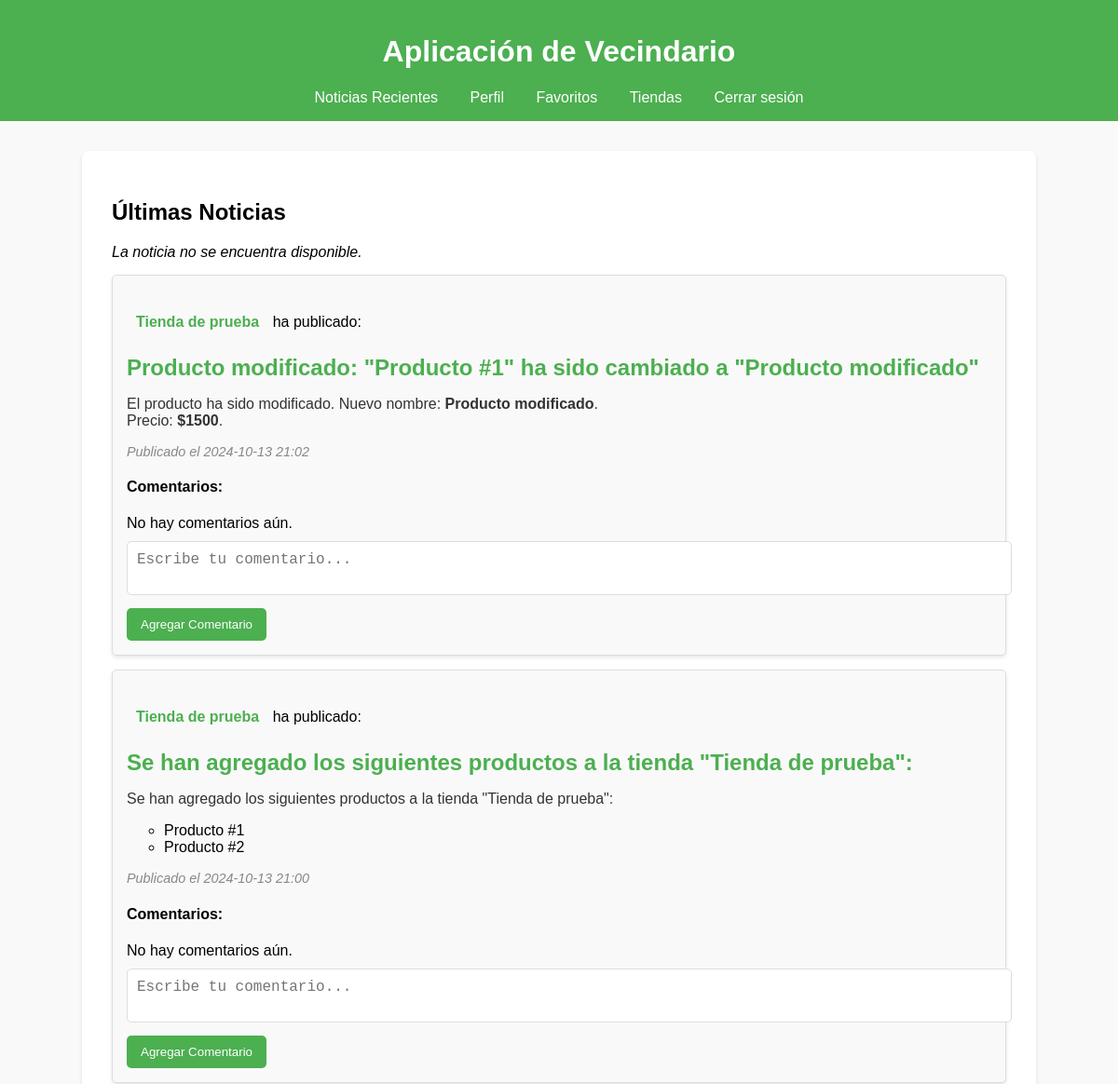
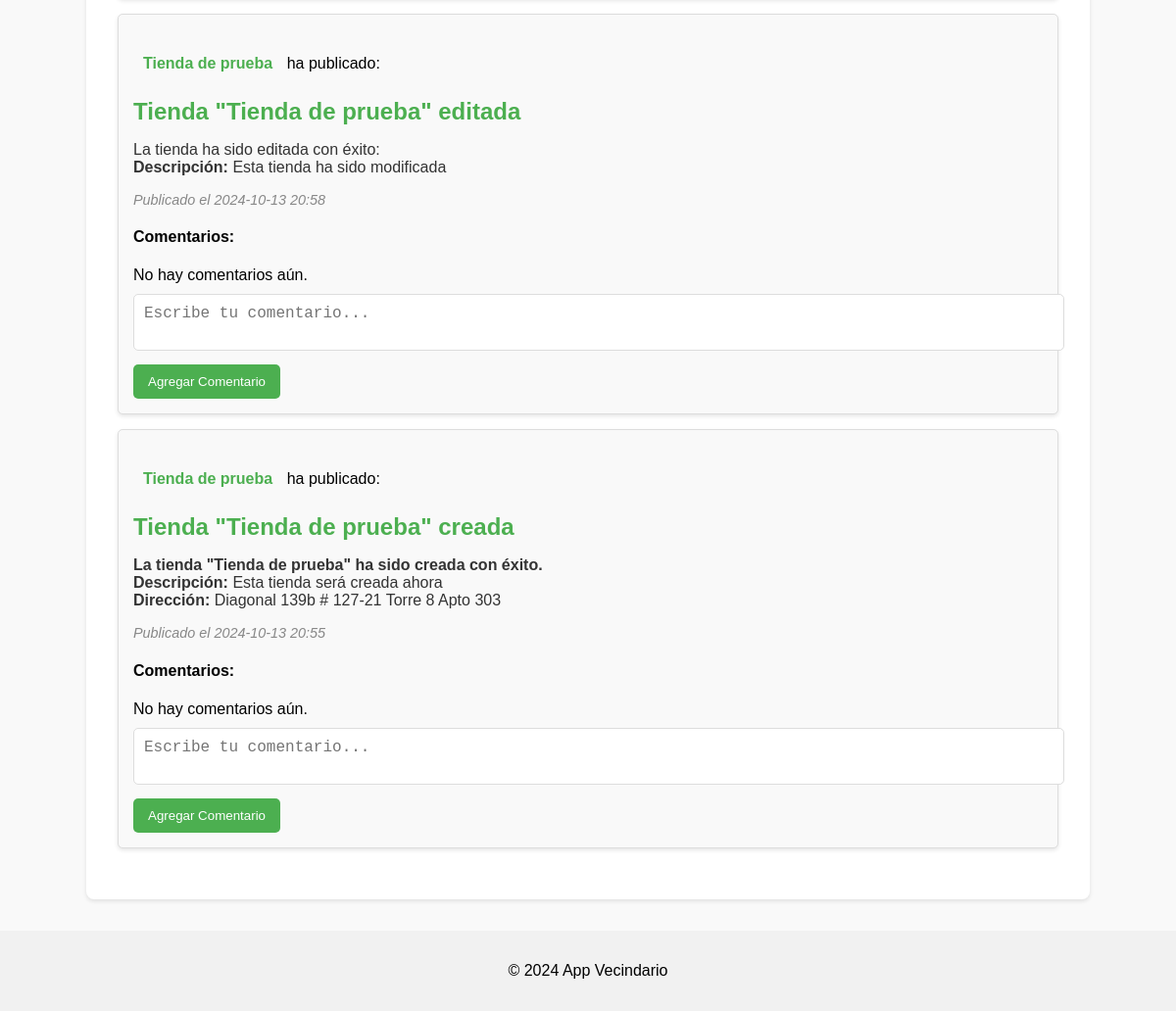
The app's page / (signed in) with its own data (2 pictures, top to bottom).
### models.py (models this page shows, shortened)
class News(db.Model):
    __tablename__ = 'news'
    id = db.Column(db.Integer, primary_key=True)
    title = db.Column(db.String(120), nullable=False)
    content = db.Column(db.Text, nullable=False)
    published_date = db.Column(db.DateTime, default=datetime.utcnow)
    user_id = db.Column(db.Integer, db.ForeignKey('user.id'), nullable=True)
    store_id = db.Column(db.Integer, db.ForeignKey('store.id'), nullable=True)
    is_active = db.Column(db.Boolean, default=True)  # Nuevo: para inhabilitar la noticia
    news_article = db.relationship('Comment', backref='news_article', lazy=True)

class Store(db.Model):
    __tablename__ = 'store'
    id = db.Column(db.Integer, primary_key=True)
    name = db.Column(db.String(120), nullable=False)
    description = db.Column(db.Text, nullable=True)
    address = db.Column(db.String(255), nullable=True)
    rating = db.Column(db.Float, nullable=False, default=0)
    owner_id = db.Column(db.Integer, db.ForeignKey('user.id'), nullable=False)
    suspended_until = db.Column(db.DateTime, nullable=True)  # Nuevo: para suspender la tienda
    store_products = db.relationship('Product', backref='store_relation', lazy=True)
    comments = db.relationship('Comment', backref='store', lazy=True)
    news = db.relationship('News', backref='store', lazy=True)

### app.py (the view)
@app.route('/')
def index():
    recent_news = News.query.order_by(News.published_date.desc()).limit(5).all()
    comments = {news.id: news.comments for news in recent_news}
    user = None
    if 'user_id' in session:
        user = User.query.get(session['user_id'])
    return render_template('index.html', recent_news=recent_news, comments=comments, user=user)

### app.py (called while the page is built)
@app.context_processor
def inject_user():
    user = None
    if 'user_id' in session:
        user = User.query.get(session['user_id'])
    return dict(user=user)

def check_user_suspended(user):
    if user.suspended_until and user.suspended_until > datetime.utcnow():
        return True
    return False

@app.before_request
def before_request():
    if 'user_id' in session:
        user = User.query.get(session['user_id'])
        if check_user_suspended(user):
            flash('Tu cuenta ha sido suspendida temporalmente.', 'error')
            return redirect('/login')

### templates/index.html (shortened to what this page needs)
{% extends "base.html" %}
{% block content %}
<div class="news-container">
    <h2>Últimas Noticias</h2>
    <ul class="news-list">
        {% for news in recent_news %}
        {% if news.is_active %}
        <li class="news-item">
            <div class="news-header">
                <p class="news-store">
                    <strong><a href="/store/{{ news.store_id }}" class="store-link">{{ news.store.name }}</a></strong>
                    ha publicado:
                </p>
                <h3 class="news-title">{{ news.title }}</h3>
            </div>
            {% if news.is_active %}
            <p class="news-content">{{ news.content | safe }}</p>
            <p class="news-date"><em>Publicado el {{ news.published_date.strftime('%Y-%m-%d %H:%M') }}</em></p>
            {% else %}
            <p><strong>La noticia ya no se encuentra disponible.</strong></p>
            {% endif %}
            <h4>Comentarios:</h4>
            <ul class="comment-list">
                {% for comment in comments[news.id] %}
                <li class="comment-item">
                    {% if comment.is_active %}
                    <a href="/profile/{{ comment.user.id }}" class="user-link">{{ comment.user.username }}</a>: {{
                    comment.content }}
                    {% if user.is_admin %}
                    <form action="/admin/disable_comment/{{ comment.id }}" method="POST" style="display:inline;">
                        <button type="submit" class="ban-button"
                            onclick="return confirm('¿Estás seguro de que deseas inhabilitar este comentario?');">
                            <i class="fas fa-ban"></i>
                        </button>
                    </form>
                    {% endif %}
                    {% else %}
                    <p><strong>Comentario inhabilitado.</strong></p>
                    {% endif %}
                </li>
                {% else %}
                <li>No hay comentarios aún.</li>
                {% endfor %}
            </ul>
            {% if 'user_id' in session %}
            <form action="/comment/{{ news.id }}" method="POST">
                <textarea name="comment" class="input-comment" placeholder="Escribe tu comentario..."
                    required></textarea>
                <button type="submit" class="comment-button">Agregar Comentario</button>
            </form>
            {% endif %}
        </li>
        {% else %}
        <li><em>La noticia no se encuentra disponible.</em></li>
        {% endif %}
        {% else %}
        <li>No hay noticias aún.</li>
        {% endfor %}
    </ul>
</div>
{% endblock %}

### static/styles.css (style rules this page uses)
body { font-family: 'Arial', sans-serif; background-color: #f9f9f9; margin: 0; padding: 0; }
button { padding: 10px 15px; background-color: #4CAF50; color: white; border: none; border-radius: 5px; cursor: pointer; }
.news-container { margin: 20px 0; }
.news-item { background-color: #ffffff; border: 1px solid #ddd; border-radius: 5px; padding: 15px; margin: 15px 0; box-shadow: 0 1px 3px rgba(0, 0, 0, 0.1); }
.news-title { font-size: 1.5em; color: #4CAF50; margin: 0 0 10px; }
.news-content { font-size: 1em; color: #333; }
.news-date { font-size: 0.9em; color: #888; }
.comment-button { padding: 10px 15px; background-color: #4CAF50; color: white; border: none; border-radius: 5px; cursor: pointer; }
.store-link { display: inline-block; padding: 10px; color: #4CAF50; text-decoration: none; transition: color 0.3s; }
.news-item { background-color: #ffffff; border: 1px solid #ddd; border-radius: 5px; padding: 15px; margin: 10px 0; box-shadow: 0 1px 3px rgba(0, 0, 0, 0.1); }
.news-content strong { color: #333; font-weight: bold; }
textarea { width: 100%; padding: 10px; margin-bottom: 10px; border: 1px solid #ddd; border-radius: 5px; font-size: 16px; }
.news-item { background-color: #f9f9f9; border: 1px solid #ddd; border-radius: 5px; padding: 15px; margin: 15px 0; box-shadow: 0 2px 4px rgba(0, 0, 0, 0.1); transition: transform 0.2s; }
.news-list { list-style-type: none; padding: 0; margin: 0; }
.comment-list { list-style-type: none; padding: 0; margin-top: 10px; }
.input-comment { width: 100%; padding: 10px; border: 1px solid #ddd; border-radius: 5px; margin-top: 10px; resize: none; }
.news-item, .comment-item { position: relative; }
.news-header, .comment-header { position: relative; }

### records on screen
News: is_active "La noticia no se encuentra disponible."
News: store.name "Tienda de prueba", title "Producto modificado: \"Producto #1\" ha sido cambiado a \"Producto modificado\"", content "El producto ha sido modificado. Nuevo nombre: Producto modificado . Precio: $1500 .", published_date "2024-10-13 21:02"
News: store.name "Tienda de prueba", title "Se han agregado los siguientes productos a la tienda \"Tienda de prueba\":", content "Se han agregado los siguientes productos a la tienda \"Tienda de prueba\": Producto #1 Producto #2", published_date "2024-10-13 21:00"
News: store.name "Tienda de prueba", title "Tienda \"Tienda de prueba\" editada", content "La tienda ha sido editada con éxito: Descripción: Esta tienda ha sido modificada", published_date "2024-10-13 20:58"
News: store.name "Tienda de prueba", title "Tienda \"Tienda de prueba\" creada", content "La tienda \"Tienda de prueba\" ha sido creada con éxito. Descripción: Esta tienda será creada ahora Dirección: Diagonal 139b # 127-21 Torre 8 Apto 303", published_date "2024-10-13 20:55"
